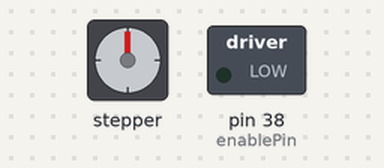
Simulated run of this sketch. Board: Arduino Mega 2560, built with avr-gcc and run on an emulated ATmega2560. Shown: stepper motor, switched loads named in the sketch (green lamp = pin HIGH). Stepper angles assume 200 steps per turn.

Above: at 0.05 s.
At 0.4 s:
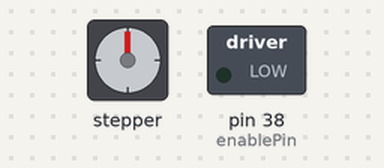
At 1.5 s:
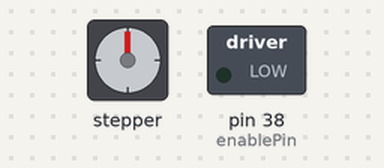
At 2.9 s:
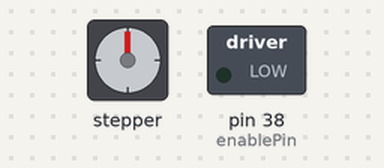
Timing chart, 0 to 6.8 s (numbered marks = the images above):
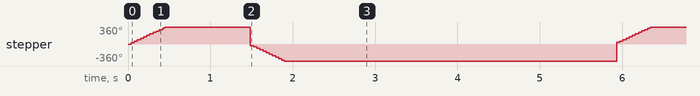

The sketch:

stepper_test.ino
```cpp
/*Example sketch to control a stepper motor with A4988 stepper motor driver and Arduino without a library. More info: https://www.makerguides.com

// Define stepper motor connections and steps per revolution:
#define dirPin 2
#define stepPin 3
#define stepsPerRevolution 200

void setup() {
  // Declare pins as output:
  pinMode(stepPin, OUTPUT);
  pinMode(dirPin, OUTPUT);
}

void loop() {
  // Set the spinning direction clockwise:
  digitalWrite(dirPin, HIGH);

  // Spin the stepper motor 1 revolution slowly:
  for (int i = 0; i < stepsPerRevolution; i++) {
    // These four lines result in 1 step:
    digitalWrite(stepPin, HIGH);
    delayMicroseconds(2000);
    digitalWrite(stepPin, LOW);
    delayMicroseconds(2000);
  }

  delay(1000);

  // Set the spinning direction counterclockwise:
  digitalWrite(dirPin, LOW);

  // Spin the stepper motor 1 revolution quickly:
  for (int i = 0; i < stepsPerRevolution; i++) {
    // These four lines result in 1 step:
    digitalWrite(stepPin, HIGH);
    delayMicroseconds(1000);
    digitalWrite(stepPin, LOW);
    delayMicroseconds(1000);
  }

  delay(1000);

  // Set the spinning direction clockwise:
  digitalWrite(dirPin, HIGH);

  // Spin the stepper motor 5 revolutions fast:
  for (int i = 0; i < 5 * stepsPerRevolution; i++) {
    // These four lines result in 1 step:
    digitalWrite(stepPin, HIGH);
    delayMicroseconds(500);
    digitalWrite(stepPin, LOW);
    delayMicroseconds(500);
  }

  delay(1000);

  // Set the spinning direction counterclockwise:
  digitalWrite(dirPin, LOW);

  //Spin the stepper motor 5 revolutions fast:
  for (int i = 0; i < 5 * stepsPerRevolution; i++) {
    // These four lines result in 1 step:
    digitalWrite(stepPin, HIGH);
    delayMicroseconds(500);
    digitalWrite(stepPin, LOW);
    delayMicroseconds(500);
  }

  delay(1000);
}
*/
/*Example sketch to control a stepper motor with A4988 stepper motor driver, AccelStepper library and Arduino: number of steps or revolutions. More info: https://www.makerguides.com */

// Include the AccelStepper library:
#include <AccelStepper.h>

// Define stepper motor connections and motor interface type. Motor interface type must be set to 1 when using a driver:
#define dirPin 55
#define stepPin 54
#define enablePin 38
#define motorInterfaceType 1

// Create a new instance of the AccelStepper class:
AccelStepper stepper = AccelStepper(motorInterfaceType, stepPin, dirPin);

void setup() {
  // Set the maximum speed in steps per second:
  stepper.setMaxSpeed(500);
  pinMode(enablePin, OUTPUT);
  digitalWrite(enablePin, LOW);
}

void loop() {
  // Set the current position to 0:
  stepper.setCurrentPosition(0);

  // Run the motor forward at 200 steps/second until the motor reaches 400 steps (2 revolutions):
  while(stepper.currentPosition() != 200)
  {
    stepper.setSpeed(500);
    stepper.runSpeed();
  }

  delay(1000);

  // Reset the position to 0:
  stepper.setCurrentPosition(0);

  // Run the motor backwards at 600 steps/second until the motor reaches -200 steps (1 revolution):
  while(stepper.currentPosition() != -200)
  {
    stepper.setSpeed(-500);
    stepper.runSpeed();
  }

  delay(1000);

  // Reset the position to 0:
  stepper.setCurrentPosition(0);

  // Run the motor forward at 400 steps/second until the motor reaches 600 steps (3 revolutions):
  //while(stepper.currentPosition() != 600)
  //{
  //  stepper.setSpeed(800);
  //  stepper.runSpeed();
  //}

  delay(3000);
}
```
